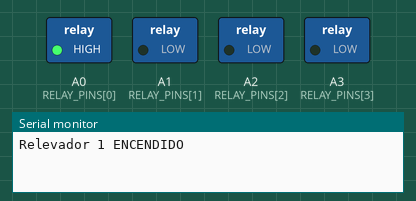
This sketch was run on a simulated Arduino Uno, built with avr-gcc and run on an emulated ATmega328P. On the bench: switched loads named in the sketch (green lamp = pin HIGH), the last lines printed to the serial monitor.

Above: at 1.0 s.
At 4.0 s:
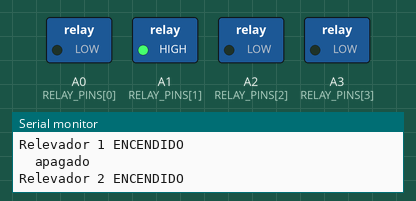
At 7.0 s:
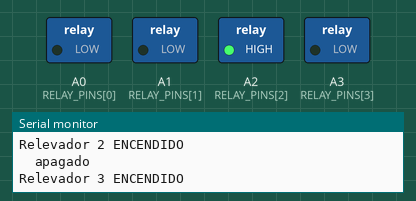
At 10.0 s:
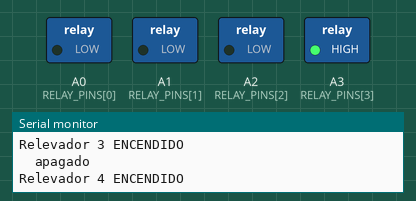
At 14.5 s:
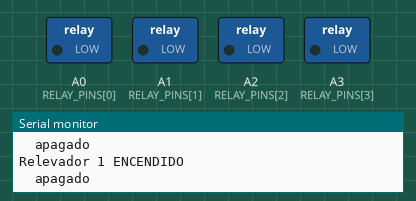
Timing chart, 0 to 15.6 s (numbered marks = the images above):
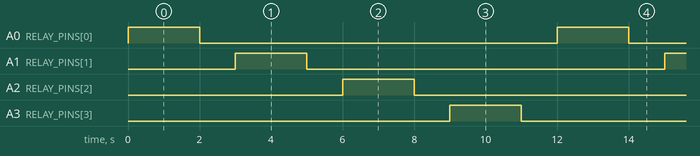

The sketch:

Prueba_Relevadores.ino
```cpp
// Prueba de hardware: enciende los 4 relevadores uno por uno, sin UART ni servidor.
// Mismos pines y nivel activo que Firmware-Control-Acceso (ULN2803 -> activo en HIGH).

const uint8_t RELAY_PINS[] = { A0, A1, A2, A3 };  // PC0..PC3
const uint8_t RELAY_COUNT = sizeof(RELAY_PINS);
const uint8_t RELAY_ACTIVE_STATE = HIGH;
const uint8_t RELAY_INACTIVE_STATE = LOW;
const uint16_t ON_MS = 2000;
const uint16_t OFF_MS = 1000;

void setup() {
  Serial.begin(115200);

  for (uint8_t relay = 0; relay < RELAY_COUNT; relay++) {
    pinMode(RELAY_PINS[relay], OUTPUT);
    digitalWrite(RELAY_PINS[relay], RELAY_INACTIVE_STATE);
  }
}

void loop() {
  for (uint8_t relay = 0; relay < RELAY_COUNT; relay++) {
    Serial.print("Relevador ");
    Serial.print(relay + 1);
    Serial.println(" ENCENDIDO");
    digitalWrite(RELAY_PINS[relay], RELAY_ACTIVE_STATE);
    delay(ON_MS);

    digitalWrite(RELAY_PINS[relay], RELAY_INACTIVE_STATE);
    Serial.println("  apagado");
    delay(OFF_MS);
  }
}
```

Measured:
- by itself, A0 (RELAY_PINS[0]), A1 (RELAY_PINS[1]), A2 (RELAY_PINS[2]), A3 (RELAY_PINS[3]): alternates HIGH for 2.0 s and LOW for 10.0 s
- by itself, everything shown: repeats every 12.0 s, in 8 steps
